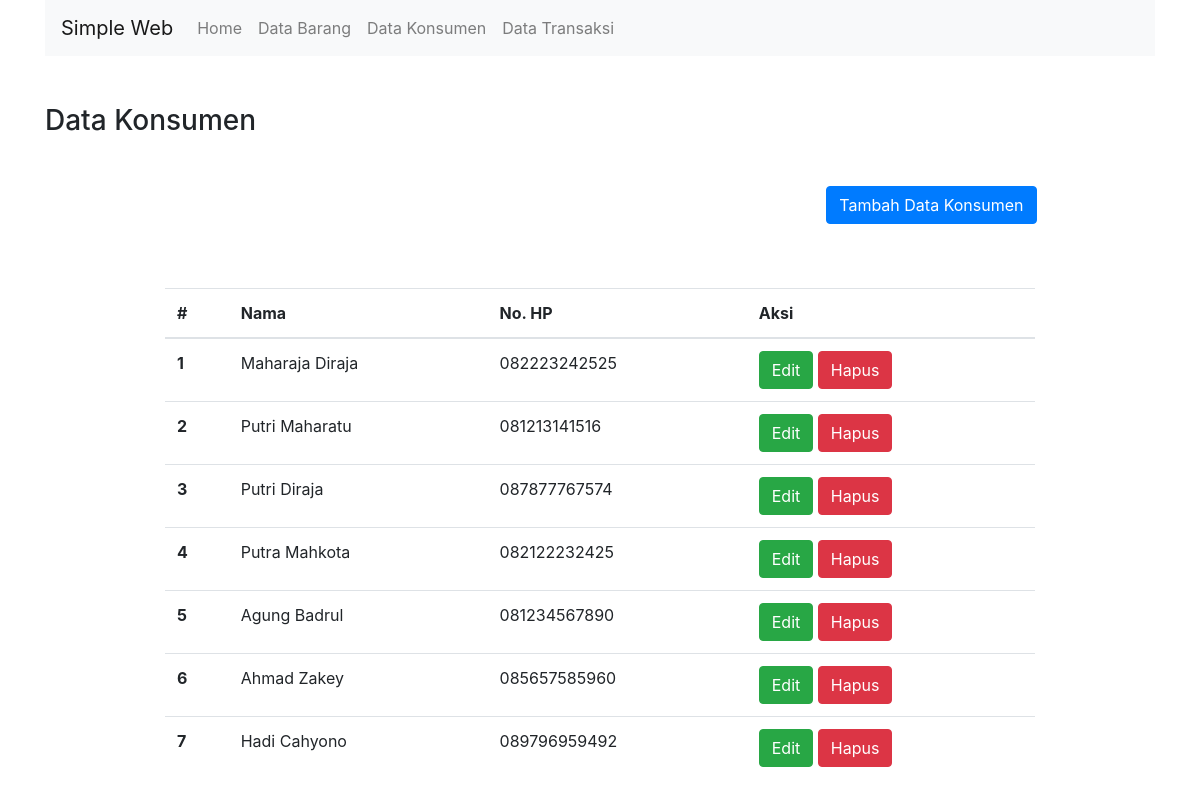
Screenshot of /index.php/konsumen with the database file from the repository.
### tables this page shows
CREATE TABLE `data_konsumen` (
  `no` int(11) NOT NULL,
  `nama` varchar(25) NOT NULL,
  `no_hp` varchar(15) NOT NULL
);

### application/controllers/konsumen.php (called while the page is built, shortened)
<?php
	class konsumen extends CI_Controller
	{
		public function __construct()
		{
			$this->load->model("konsumen_mdl");
		}
		public function index()
		{
			$data['judul'] = 'Data Konsumen';
			$data['konsumen'] = $this->konsumen_mdl->getAllkonsumen();
			$this->load->view('templates/header', $data);
			$this->load->view('konsumen/index', $data);
			$this->load->view('templates/footer');
		}
	}
?>

### index.php (called while the page is built, shortened)
<?php
require_once BASEPATH.'core/CodeIgniter.php';

### application/models/konsumen_mdl.php (called while the page is built, shortened)
<?php
	class konsumen_mdl extends CI_model
	{
		public function getAllkonsumen()
		{
			$query = $this->db->get('data_konsumen');
			return $query->result_array();
		}
	}
?>

### application/views/konsumen/index.php (the view, shortened to what this page needs)
<div class="container">
	<div class="row mt-5">
		<div class="col-md-12">
			<h3><?= $judul; ?></h3>
			<div class="col-md-12 mx-auto">
				<div class="row mt-5 offset-md-8">
					<div class="col-md-10 mx-auto">
						<a href="<?= base_url(); ?>konsumen/tambah" class="btn btn-primary">Tambah <?= $judul; ?></a>
					</div>
				</div>
			<div class="col-md-10 mx-auto">
			<table class="table">
				 <thead>
				 <tr>
					 <th scope="col">#</th>
					 <th scope="col">Nama</th>
					 <th scope="col">No. HP</th>
					 <th scope="col">Aksi</th>
				 </tr>
			</thead>
			<tbody>
				<?php $i = 1; foreach( $konsumen as $kns ) : ?>
				 <tr>
					 <th scope="row"><?= $i ?></th>
					 <td><?= $kns["nama"] ?></td>
					 <td><?= $kns["no_hp"] ?></td>
					 <td>
						<a href="<?= base_url(); ?>konsumen/edit/<?= $kns["no"]; ?>" class="btn btn-success">Edit</a>
						<a href="<?= base_url(); ?>konsumen/hapus/<?= $kns["no"]; ?>" class="btn btn-danger" onclick="return confirm('Apakah anda ingin menghapus data ini?');">Hapus</a>
					</td>
				 </tr>
				<?php $i+=1; endforeach ?>
			 </tbody>
			</table>
			</div>
		</div>
		</div>
	</div>
</div>

### application/views/templates/header.php (shortened to what this page needs)
<!doctype html>
<html lang="en">
  <head>
    <link rel="stylesheet" href="https://use.fontawesome.com/releases/v5.8.2/css/all.css">
    <link rel="stylesheet" href="https://stackpath.bootstrapcdn.com/bootstrap/4.4.1/css/bootstrap.min.css">
  </head>
  <body>
    <div class="mx-auto">
  	<div class="container">
  		<nav class="navbar navbar-expand-lg navbar-light bg-light">
  			<a class="navbar-brand" href="<?= base_url(); ?>">Simple Web
  			</a>
  			<div class="collapse navbar-collapse" id="navbarNavAltMarkup">
    			<div class="navbar-nav">
     				<a class="nav-item nav-link" href="<?= base_url(); ?>">Home
     				</a>
     				<a class="nav-item nav-link" href="<?= base_url(); ?>barang">Data Barang
     				</a>
     				<a class="nav-item nav-link" href="<?= base_url(); ?>konsumen">Data Konsumen
     				</a>
 					<a class="nav-item nav-link" href="<?= base_url(); ?>transaksi">Data Transaksi
 					</a>
    			</div>
 			 </div>
		</nav>
	</div>

### application/views/templates/footer.php (shortened to what this page needs)
  </div>
</body>
</html>

### rows the page displays
data_konsumen: nama "Maharaja Diraja", no_hp "082223242525"
data_konsumen: nama "Putri Maharatu", no_hp "081213141516"
data_konsumen: nama "Putri Diraja", no_hp "087877767574"
data_konsumen: nama "Putra Mahkota", no_hp "082122232425"
data_konsumen: nama "Agung Badrul", no_hp "081234567890"
data_konsumen: nama "Ahmad Zakey", no_hp "085657585960"
data_konsumen: nama "Hadi Cahyono", no_hp "089796959492"

### other values shown
$judul "Data Konsumen"
